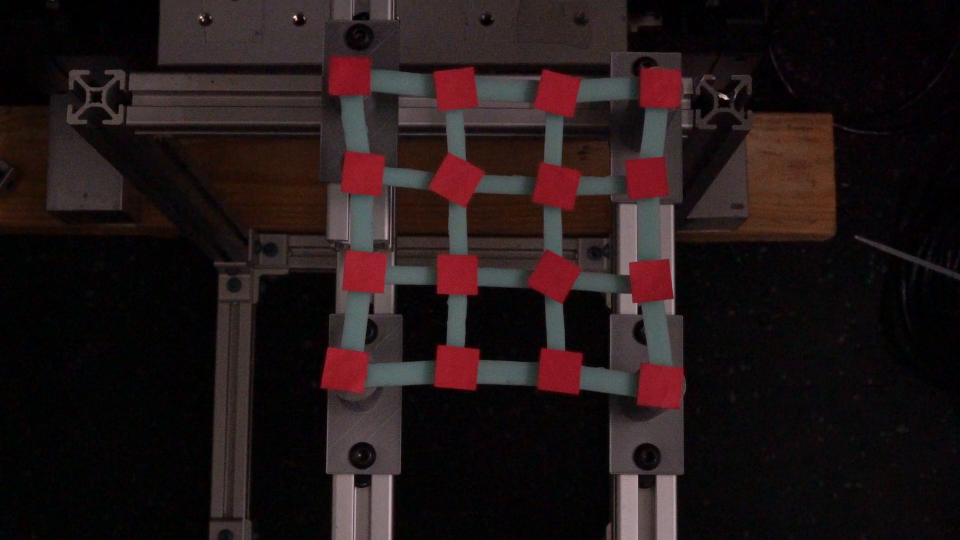
#> input picture src/reference_frame_00000.png, 1920 x 1080 px, given in place of C1598.MP4, which was not available (shown at 1/2 size)
$ python pick_reference.py
#> lines starting #> are read from the running program, lines starting #| are printed output that depends on the picture; after the words box and inside, x2 and y2 are one past the last pixel; in counts of white or black regions, pixels touching at a corner belong together; pictures that were not available may be replaced by others from this repository, and a replacement may not be noted
"""
Reference Frame Picker
======================
Scrub through any existing trial video to find a frame where
the arm is visibly at rest. Saves that frame and prints the
19 marker coordinates to paste into REFERENCE_LAYOUT in CONFIG.

Controls:
    LEFT / RIGHT arrow  —  step one frame
    A / D               —  step 10 frames
    SPACE               —  play / pause
    S                   —  save current frame + print coordinates
    Q                   —  quit
"""

import cv2
import numpy as np
from scipy.optimize import linear_sum_assignment
from pathlib import Path

# ── Point this at any one of your existing trial videos ───────
SOURCE = "/home/wensin/Documents/spring-mass-ipc/data/camera_data/topology_18_prestress/C1598.MP4"

# ── Same detection params as your main tracker ────────────────
NUM_MARKERS = 16
# MIN_AREA    = 9000
# MAX_AREA    = 25000
MIN_AREA    = 5000
MAX_AREA    = 35000
BLUR_KERNEL = 5
MORPH_SIZE  = 7

# RED_LOWER_1 = (0,   75,  80)
# RED_UPPER_1 = (10,  255, 255)
RED_LOWER_1 = (170, 90, 55)
RED_UPPER_1 = (180, 255, 255)
RED_LOWER_2 = (165, 75,  80)
RED_UPPER_2 = (180, 255, 255)
# ──────────────────────────────────────────────────────────────


def detect(frame):
    mk  = cv2.getStructuringElement(cv2.MORPH_ELLIPSE, (MORPH_SIZE, MORPH_SIZE))
    bk  = BLUR_KERNEL if BLUR_KERNEL % 2 == 1 else BLUR_KERNEL + 1
    blur = cv2.GaussianBlur(frame, (bk, bk), 0)
    hsv  = cv2.cvtColor(blur, cv2.COLOR_BGR2HSV)
    lo1, hi1 = np.array(RED_LOWER_1), np.array(RED_UPPER_1)
    lo2, hi2 = np.array(RED_LOWER_2), np.array(RED_UPPER_2)
    mask = cv2.bitwise_or(cv2.inRange(hsv, lo1, hi1),
                          cv2.inRange(hsv, lo2, hi2))
    mask = cv2.morphologyEx(mask, cv2.MORPH_OPEN,  mk, iterations=1)
    mask = cv2.morphologyEx(mask, cv2.MORPH_CLOSE, mk, iterations=2)

    contours, _ = cv2.findContours(mask, cv2.RETR_EXTERNAL,
                                   cv2.CHAIN_APPROX_SIMPLE)
    blobs = []
    for cnt in contours:
        area = cv2.contourArea(cnt)
        if not (MIN_AREA <= area <= MAX_AREA):
            continue
        M = cv2.moments(cnt)
        if M["m00"] == 0:
            continue
        cx = M["m10"] / M["m00"]
        cy = M["m01"] / M["m00"]
        perim = cv2.arcLength(cnt, True)
        if perim == 0 or 4 * np.pi * area / (perim ** 2) < 0.1:
            continue
        blobs.append((cx, cy, area))
    return blobs, mask


def draw_overlay(frame, blobs):
    vis = frame.copy()
    # Sort top→bottom, left→right so preview labels match what
    # REFERENCE_LAYOUT will contain
    sorted_blobs = sorted(blobs, key=lambda b: (b[1], b[0]))
    for i, (cx, cy, _) in enumerate(sorted_blobs[:NUM_MARKERS]):
        cv2.circle(vis, (int(cx), int(cy)), 8, (0, 255, 0), -1)
        cv2.putText(vis, f"M{i}", (int(cx)+10, int(cy)-10),
                    cv2.FONT_HERSHEY_SIMPLEX, 0.55, (0, 255, 0), 1)
    status = (f"{len(blobs)} markers detected"
              if len(blobs) >= NUM_MARKERS
              else f"WARNING: only {len(blobs)}/{NUM_MARKERS} markers detected")
    color = (0, 255, 0) if len(blobs) >= NUM_MARKERS else (0, 0, 255)
    cv2.putText(vis, status, (18, 40),
                cv2.FONT_HERSHEY_SIMPLEX, 0.8, color, 2)
    return vis


def print_and_save(frame_idx, blobs, frame):
    sorted_blobs = sorted(blobs, key=lambda b: (b[1], b[0]))[:NUM_MARKERS]

    # Save the frame as reference image
    out_img = f"reference_frame_{frame_idx:05d}.png"
    cv2.imwrite(out_img, frame)
    print(f"\n[SAVED] Reference frame → {out_img}")

    # Print as dict — reorder keys freely to fix label mismatches across angles
    print("\n--- Paste into REFERENCE_LAYOUTS[\"coor_X\"] in tracker CONFIG ---")
    print("# To fix a swap: just change the key (e.g. swap 'M7' and 'M8').")
    print("# The coordinates stay as-is — only the key name changes.\n")
    print("{")
    for i, (cx, cy, _) in enumerate(sorted_blobs):
        print(f"    'M{i}': ({cx:.1f}, {cy:.1f}),")
    print("}")
    print("\n-------------------------------------------------------------------\n")


def main():
    cap = cv2.VideoCapture(SOURCE)
    if not cap.isOpened():
        print(f"[ERROR] Cannot open {SOURCE}")
        return

    total = int(cap.get(cv2.CAP_PROP_FRAME_COUNT))
    print(f"[INFO] {total} frames total.  Controls: ←/→ step 1 | A/D step 10 "
          f"| SPACE play/pause | S save+print | Q quit")

    WIN = "Reference Frame Picker  [←/→: step | A/D: ×10 | SPACE: play | S: save | Q: quit]"
    cv2.namedWindow(WIN, cv2.WINDOW_NORMAL)
    cv2.resizeWindow(WIN, 1280, 500)

    frame_idx = 0
    playing   = False

    def go_to(idx):
        nonlocal frame_idx
        frame_idx = max(0, min(idx, total - 1))
        cap.set(cv2.CAP_PROP_POS_FRAMES, frame_idx)
        ret, frame = cap.read()
        if not ret:
            return
        blobs, mask = detect(frame)
        overlay = draw_overlay(frame, blobs)
        side    = cv2.resize(cv2.cvtColor(mask, cv2.COLOR_GRAY2BGR),
                             (overlay.shape[1] // 2, overlay.shape[0]))
        # Show frame index in corner
        cv2.putText(overlay, f"frame {frame_idx}/{total-1}", (18, overlay.shape[0]-15),
                    cv2.FONT_HERSHEY_SIMPLEX, 0.6, (180, 180, 180), 1)
        combined = np.hstack([overlay,
                               cv2.resize(side, (overlay.shape[1]//2,
                                                  overlay.shape[0]))])
        cv2.imshow(WIN, combined)
        return frame, blobs

    result = go_to(0)
#> in go_to, frame is the input picture: shape (1080, 1920, 3); mean B, G, R 23.3, 22.6, 33.9
#> in detect, `hsv  = cv2.cvtColor(blur, cv2.COLOR_BGR2HSV)`: hsv: shape (1080, 1920, 3); mean H, S, V 90.3, 125.1, 35
#> in detect, `mask = cv2.bitwise_or(cv2.inRange(hsv, lo1, hi1), cv2.inRange(hsv, lo2..`:
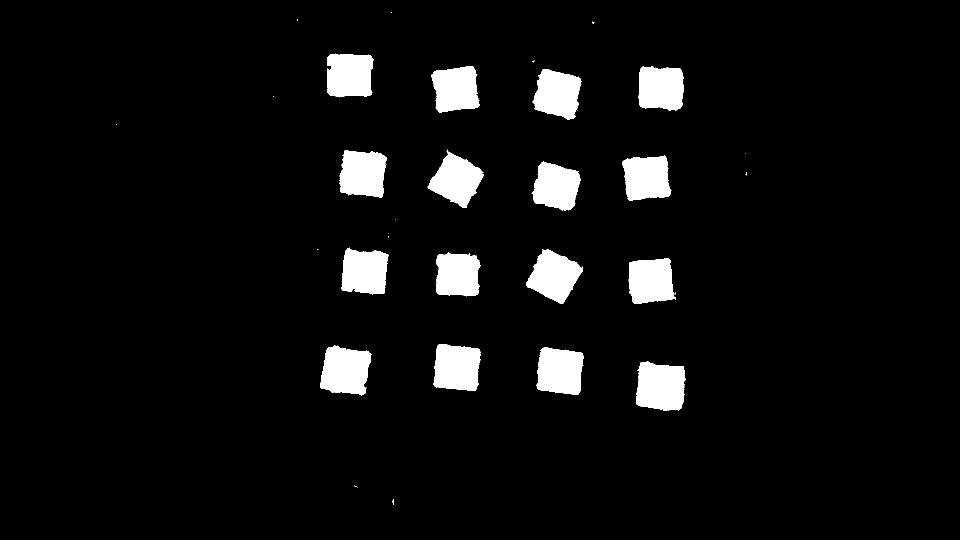
#> mask: shape (1080, 1920) (shown at 1/2 size); 5.6% white; 37 white regions (21 under 20 px), largest, box (x1, y1, x2, y2) and area: (1272, 723, 1371, 822) 8117, (641, 690, 743, 791) 7812, (866, 688, 962, 782) 7441
#> in detect, `mask = cv2.morphologyEx(mask, cv2.MORPH_OPEN,  mk, iterations=1)`: mask: shape (1080, 1920); 5.6% white; 16 white regions, largest, box (x1, y1, x2, y2) and area: (1273, 723, 1371, 822) 8085, (641, 691, 742, 791) 7774, (867, 688, 961, 782) 7421
#> in detect, `mask = cv2.morphologyEx(mask, cv2.MORPH_CLOSE, mk, iterations=2)`: mask: shape (1080, 1920); 5.6% white; 16 white regions
#> in detect, `contours, _ = cv2.findContours(mask, cv2.RETR_EXTERNAL, cv2.CHAIN_APPR..`: contours = 16 contours; largest, box (x1, y1, x2, y2) and area: (1273, 723, 1371, 822) 7940, (641, 691, 742, 791) 7628, (867, 688, 961, 782) 7262, (1052, 499, 1165, 608) 7230, (1073, 694, 1167, 790) 7212
#> the loop in detect, `for cnt in contours:` made 16 passes
#> (area, cx, cy, perim) on passes 1 to 12: (7940.5, 1321, 772.9, 368.1), (7211.5, 1119.6, 741.9, 348.3), (7628.5, 690.6, 740.8, 369.5), (7262.5, 913.4, 734.8, 351.4), (6904.5, 1301.1, 561.5, 337.3), (6520.5, 914.8, 549.4, 335.6), (7229.5, 1108.1, 551.8, 353.5), (6963, 728.9, 543.2, 349.3), (6717.5, 1112.2, 372.9, 336.4), (6919.5, 1292.9, 355.3, 348.8), (6985.5, 912.9, 359.7, 350), (7172, 725.4, 347, 358)
#> after the loop in detect, `for cnt in contours:`: blobs = 16 items, first 6: (1321, 772.9, 7940.5), (1119.6, 741.9, 7211.5), (690.6, 740.8, 7628.5), (913.4, 734.8, 7262.5), (1301.1, 561.5, 6904.5), (914.8, 549.4, 6520.5)
#> in draw_overlay, `sorted_blobs = sorted(blobs, key=lambda b: (b[1], b[0]))`: sorted_blobs = 16 items, first 6: (698.5, 150.1, 7040), (1321.6, 176.1, 6879), (911.4, 178, 6842), (1114.7, 187.4, 6932), (725.4, 347, 7172), (1292.9, 355.3, 6919.5)
#> the loop in draw_overlay, `for i, (cx, cy, _) in enumerate(sorted_blobs[:NUM_MARKERS]):` made 16 passes
#> (cx, cy) on passes 1 to 12: (698.5, 150.1), (1321.6, 176.1), (911.4, 178), (1114.7, 187.4), (725.4, 347), (1292.9, 355.3), (912.9, 359.7), (1112.2, 372.9), (728.9, 543.2), (914.8, 549.4), (1108.1, 551.8), (1301.1, 561.5)
#> after the loop in draw_overlay, `for i, (cx, cy, _) in enumerate(sorted_blobs[:NUM_MARKERS]):`:
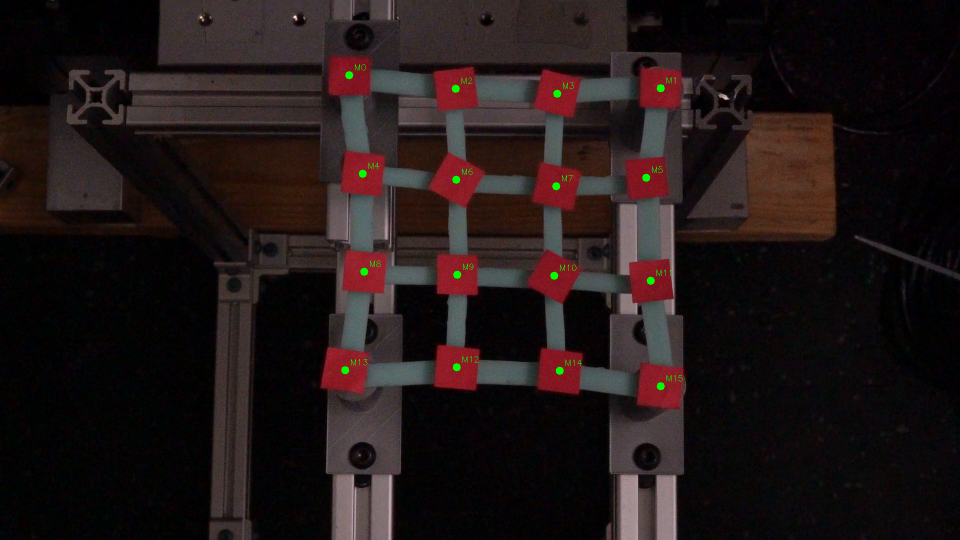
#> vis: shape (1080, 1920, 3) (shown at 1/2 size); 0.21% of pixels changed, all inside (x1, y1, x2, y2) = (682, 128, 1366, 781)
#> in draw_overlay, `status = (f"{len(blobs)} markers detected" if len(blobs) >= NUM_MARKER..`: status = '16 markers detected'
#> in draw_overlay, `color = (0, 255, 0) if len(blobs) >= NUM_MARKERS else (0, 0, 255)`: color = (0, 255, 0)
#> in draw_overlay, `cv2.putText(vis, status, (18, 40), cv2.FONT_HERSHEY_SIMPLEX, 0.8, colo..`:
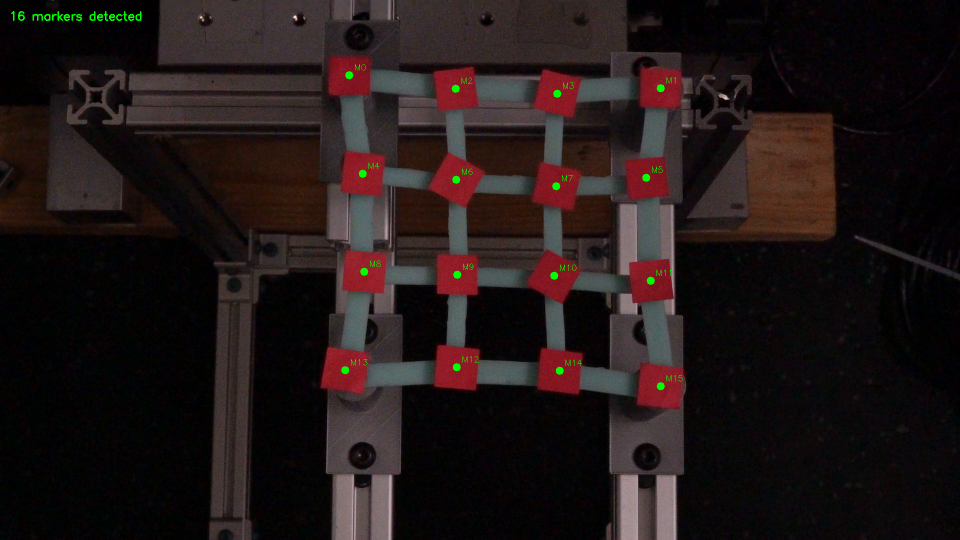
#> vis: shape (1080, 1920, 3) (shown at 1/2 size); 0.08% of pixels changed, all inside (x1, y1, x2, y2) = (22, 22, 283, 42)
#> in go_to, `side    = cv2.resize(cv2.cvtColor(mask, cv2.COLOR_GRAY2BGR), (overlay...`:
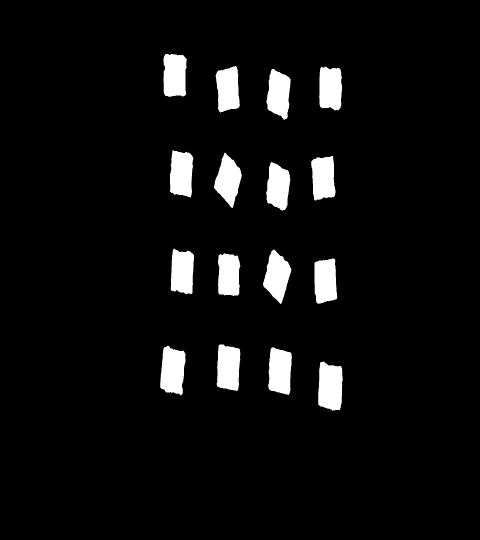
#> side: shape (1080, 960, 3) (shown at 1/2 size); min 0, max 255, mean 14.2
#> in go_to, `cv2.putText(overlay, f"frame {frame_idx}/{total-1}", (18, overlay.shap..`: overlay: shape (1080, 1920, 3); 0.01% of pixels changed, all inside (x1, y1, x2, y2) = (19, 1050, 119, 1070)
#> in go_to, `combined = np.hstack([overlay, cv2.resize(side, (overlay.shape[1]//2, ..`:
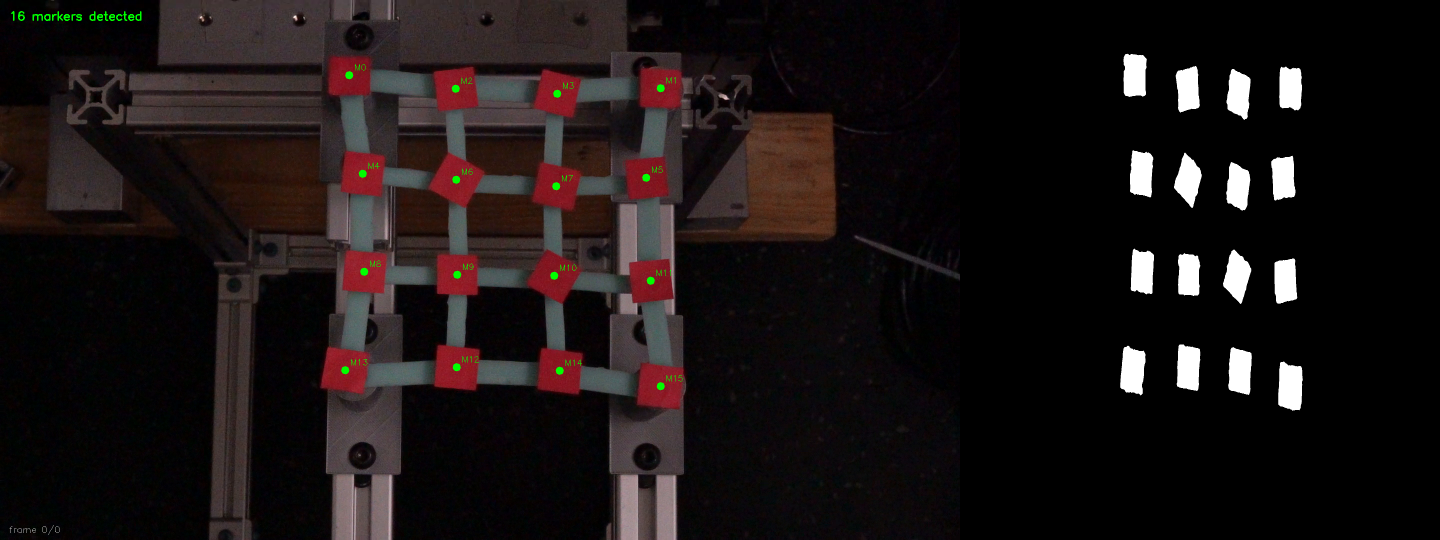
#> combined: shape (1080, 2880, 3) (shown at 1/2 size); mean B, G, R 20.2, 20.3, 27.2

    while True:
        key = cv2.waitKey(30 if playing else 0) & 0xFF
#> (key q is pressed here)

        if playing:
            ret, frame = cap.read()
            if not ret:
                playing = False
            else:
                frame_idx += 1
                blobs, mask = detect(frame)
                overlay = draw_overlay(frame, blobs)
                cv2.putText(overlay,
                            f"frame {frame_idx}/{total-1}",
                            (18, overlay.shape[0]-15),
                            cv2.FONT_HERSHEY_SIMPLEX, 0.6, (180,180,180), 1)
                cv2.imshow(WIN, overlay)

        if key == ord('q'):
            break
        elif key == ord(' '):
            playing = not playing
        elif key == 81 or key == ord('a'):   # left arrow or A
            playing = False
            step = 1 if key == 81 else 10
            result = go_to(frame_idx - step)
        elif key == 83 or key == ord('d'):   # right arrow or D
            playing = False
            step = 1 if key == 83 else 10
            result = go_to(frame_idx + step)
        elif key == ord('s'):
            # Re-detect on current frame to be sure
            cap.set(cv2.CAP_PROP_POS_FRAMES, frame_idx)
            ret, frame = cap.read()
            if ret:
                blobs, _ = detect(frame)
                if len(blobs) >= NUM_MARKERS:
                    print_and_save(frame_idx, blobs, frame)
                else:
                    print(f"[WARN] Only {len(blobs)} markers — "
                          f"find a cleaner frame first.")

    cap.release()
    cv2.destroyAllWindows()


if __name__ == "__main__":
    main()
